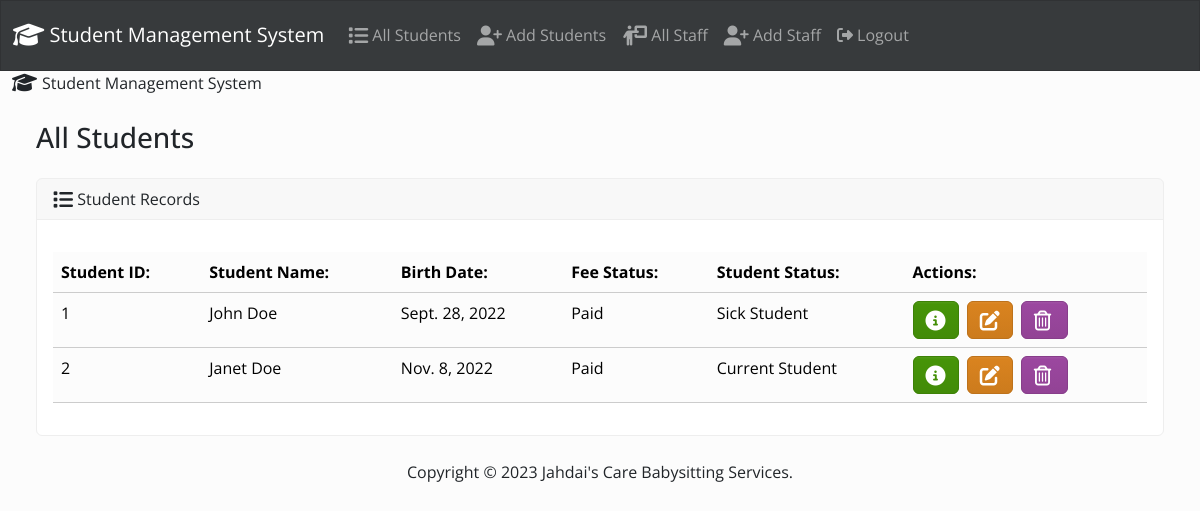
The app's page / (signed in) with its own data.
### students/models.py (models this page shows, shortened)
class Student(models.Model):
    first_name = models.CharField(max_length=50)
    last_name = models.CharField(max_length=50)
    birth_date = models.DateField()
    mother_Fname = models.CharField(max_length=50)
    mother_Lname = models.CharField(max_length=50)
    father_Fname = models.CharField(max_length=50)
    father_Lname = models.CharField(max_length=50)
    email = models.EmailField(max_length=100)
    phone = models.CharField(max_length=20)
    fee = models.FloatField()
    FEE_STATUS_CHOICES = [
        ('paid', 'Paid'),
        ('due', 'Due'),
        ('past', 'Past Due'),
    ]
    fee_status = models.CharField(max_length=10, choices=FEE_STATUS_CHOICES)
    STUDENT_STATUS_CHOICES = [
        ('current', 'Current Student'),
        ('past', 'Past Student'),
        ('sick', 'Sick Student'),
    ]
    student_status = models.CharField(max_length=10, choices=STUDENT_STATUS_CHOICES)
    allergies = models.CharField(max_length=255)

### students/views.py (the view)
# urls.py: path('', views.index, name='index'),
@login_required(login_url="/accounts/login/")
def index(request):
	return render(request, 'students/index.html', {
		'students':Student.objects.all()
	})

### students/templates/students/index.html (shortened to what this page needs)
{% extends "students/base.html" %}
{% block body %}
  <div class="container-fluid">
    <a class="navbar-brand" href="#">
    	<i class="fa-solid fa-graduation-cap fa-lg">&nbsp;</i>Student Management System</a>
    <button class="navbar-toggler" type="button" data-bs-toggle="collapse" data-bs-target="#navbarColor02" aria-controls="navbarColor02" aria-expanded="false" aria-label="Toggle navigation">
      <span class="navbar-toggler-icon"></span>
    </button>
  </div>
	<div class="container-fluid">
		<h3 class="m-4">All Students</h3>
			<div class="row">
				<div class="col-12">
					{% if students %}
					<div class="card bg-light ms-4 me-4 mb-4">
					  <div class="card-header"><i class="fa-solid fa-list fa-lg"></i> Student Records</div>
					  <div class="card-body">
					    <p class="card-text">
					    	<div class="table-responsive">
					    		<table class="table table-hover">
  <thead>
    <tr>
      <th scope="col">Student ID:</th>
      <th scope="col">Student Name:</th>
      <th scope="col">Birth Date:</th>
      <th scope="col">Fee Status:</th>
      <th scope="col">Student Status:</th>
      <th scope="col">Actions:</th>
    </tr>
  </thead>
  <tbody>
    {% for student in students %}
    <tr>
        <td>{{ student.id }}</td>
        <td>{{ student.first_name }} {{ student.last_name }}</td>
        <td>{{ student.birth_date }}</td>
        <td class="{% if student.fee_status == 'Paid' %}bg-success{% elif student.fee_status == 'Due' %}bg-warning{% elif student.fee_status == 'Past Due' %}bg-danger{% endif %}">{{ student.get_fee_status_display }}</td>
        <td class="{% if student.student_status == 'Current' %}bg-success{% elif student.student_status == 'Sick' %}bg-warning{% elif student.student_status == 'Past' %}bg-danger{% endif %}">
    {{ student.get_student_status_display }}
</td>
    	<td> <button type="button" class="btn btn-success me-1" href="{% url 'view_student' student.id %}" data-bs-toggle="modal" data-bs-target="#myModal{{student.id}}"><i class="fa-solid fa-circle-info fa-lg"></i></button>
  <a class="btn btn-warning me-1" href="{% url 'edit' student.id %}"><i class="fa-solid fa-pen-to-square fa-lg"></i></a>
  <button type="button" class='btn btn-danger' data-bs-toggle="modal" data-bs-target="#delete{{student.id}}"><i class="fa-regular fa-trash-can fa-lg"></i>&nbsp;</button>
    	</td>
    {% endfor %}
  </tbody>
</table>
					    </p>
					  </div>
					</div>
					{% else %}
						<h5 class="alert-primary ms-4 me-4">No Records Found</h5>
					{% endif %}
				</div>
			</div>
			<footer class="mt-auto mb-4">
				<div class="text-center">
					<span>
						Copyright &copy; <script>document.write(new Date().getFullYear())</script> Jahdai's Care Babysitting Services.
	</body>
</html>
{% endblock %}

### students/templates/students/base.html (shortened to what this page needs)
{% load static %}
<!DOCTYPE html>
<html>
<head>
	<link href="{% static 'css/bootstrap.min.css' %}" rel="stylesheet">
	<link rel="stylesheet" href="https://cdnjs.cloudflare.com/ajax/libs/font-awesome/6.4.2/css/all.min.css"/>
</head>
	<body class="d-flex flex-column min-vh-100">
		<nav class="navbar navbar-expand-lg bg-dark" data-bs-theme="dark">
        <div class="container-fluid">
            <a class="navbar-brand" href="{% url 'index' %}">
                <i class="fa-solid fa-graduation-cap fa-lg"></i>&nbsp;Student Management System
            </a>
            <div class="collapse navbar-collapse" id="navbarColor02">
                <ul class="navbar-nav me-auto">
                    <li class="nav-item">
                        <a class="nav-link" href="{% url 'index' %}">
                            <i class="fa-solid fa-list fa-lg"></i>&nbsp;All Students
                        </a>
                    </li>
                    <li class="nav-item">
                        <a class="nav-link" href="{% url 'add' %}">
                            <i class="fa-solid fa-user-plus fa-lg"></i>&nbsp;Add Students
                        </a>
                    </li>
                    <li class="nav-item">
                        <a class="nav-link" href="{% url 'staff' %}">
                            <i class="fa-solid fa-person-chalkboard fa-lg"></i>&nbsp;All Staff
                        </a>
                    </li>
                    <li class="nav-item">
                        <a class="nav-link" href="{% url 'add-staff' %}">
                            <i class="fa-solid fa-user-plus fa-lg"></i>&nbsp;Add Staff
                        </a>
                    </li>
                    {% if user.is_authenticated %}
                    <li class="nav-item">
                        <a class="nav-link" href="{% url 'accounts:logout' %}">
                            <i class="fa-solid fa-right-from-bracket"></i>&nbsp;Logout
                        </a>
                    </li>
                    {% endif %}
                </ul>
            </div>
        </div>
    </nav>
	{% block body %}
	{% endblock %}
	</body>
</html>

### records on screen
Student: id "1", first_name "John", last_name "Doe", birth_date "Sept. 28, 2022", fee_status "Paid", student_status "Sick Student"
Student: id "2", first_name "Janet", last_name "Doe", birth_date "Nov. 8, 2022", fee_status "Paid", student_status "Current Student"
